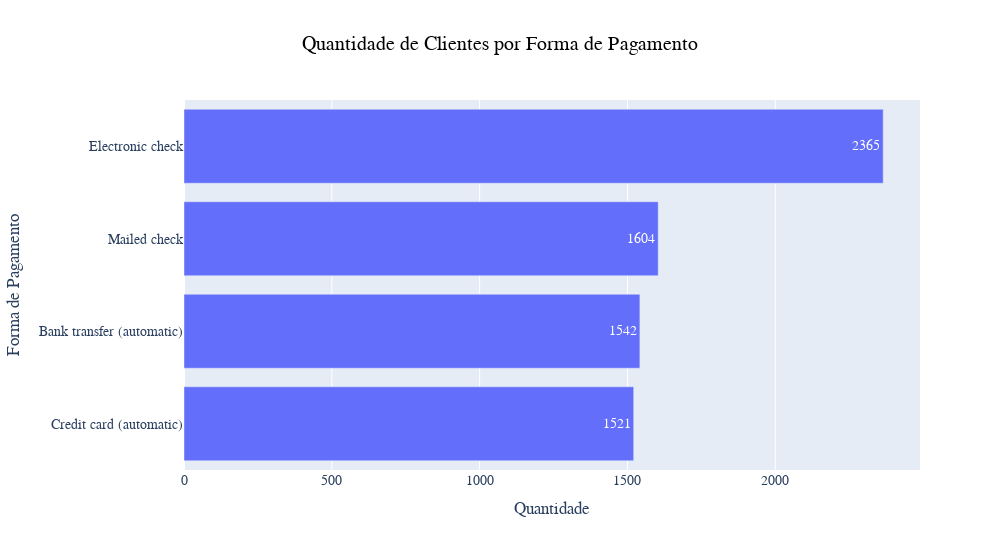

The code cell stored with this chart in its notebook:
### Code cell
# Agrupa e conta quantos clientes por forma de pagamento em ordem crescente
clientes_forma_pagamento = df.groupby('forma_pagamento').size().reset_index(name='quantidade')
clientes_forma_pagamento = clientes_forma_pagamento.sort_values(by='quantidade', ascending=True)

# Cria o gráfico de barras horizontais com rótulo de dados
fig = px.bar(
    clientes_forma_pagamento,
    x='quantidade',
    y='forma_pagamento',
    orientation='h',
    text='quantidade',
    title='Quantidade de Clientes por Forma de Pagamento',
    
)

fig.update_layout(
    width=1000,
    height=550,
    font_family='Arial',
    font_size=14,
    title_font_color='black',
    title_x=0.5,
    xaxis_title='Quantidade',
    yaxis_title='Forma de Pagamento'
)

fig.show()

### Figure 1 — Plotly figure (JSON) as saved in the notebook; plotly's stock layout.template omitted (floating-point values rounded to 4 significant figures)
{"data": [{"alignmentgroup": "True", "hovertemplate": "quantidade=%{text}<br>forma_pagamento=%{y}<extra></extra>", "legendgroup": "", "marker": {"color": "#636efa", "pattern": {"shape": ""}}, "name": "", "offsetgroup": "", "orientation": "h", "showlegend": false, "text": [1521, 1542, 1604, 2365], "textposition": "auto", "type": "bar", "x": [1521, 1542, 1604, 2365], "xaxis": "x", "y": ["Credit card (automatic)", "Bank transfer (automatic)", "Mailed check", "Electronic check"], "yaxis": "y"}], "layout": {"barmode": "relative", "font": {"family": "Arial", "size": 14}, "height": 550, "legend": {"tracegroupgap": 0}, "title": {"font": {"color": "black"}, "text": "Quantidade de Clientes por Forma de Pagamento", "x": 0.5}, "width": 1000, "xaxis": {"anchor": "y", "domain": [0, 1], "title": {"text": "Quantidade"}}, "yaxis": {"anchor": "x", "domain": [0, 1], "title": {"text": "Forma de Pagamento"}}}}
